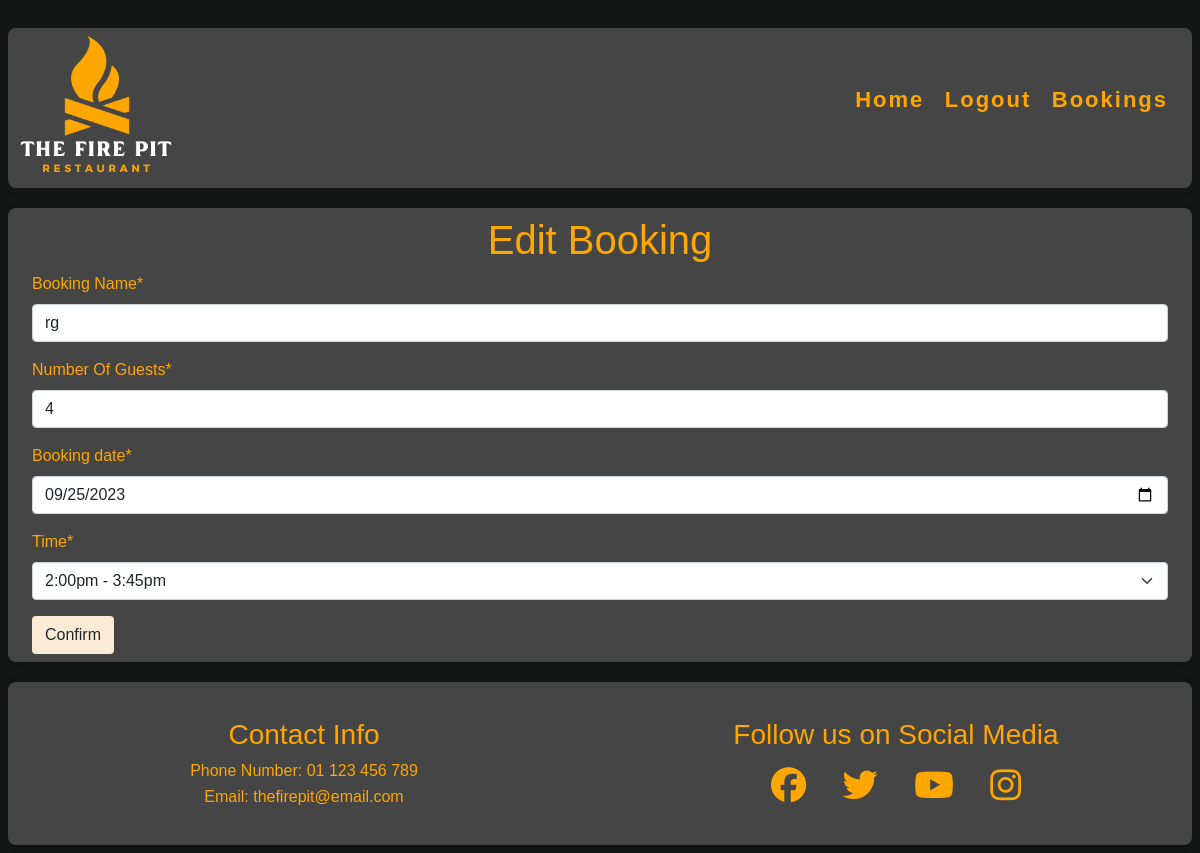
The page /booking/edit_booking/11 (signed in) on the database its author committed.
### booking/models.py (models this page shows, shortened)
class Booking(models.Model):
    customer = models.ForeignKey(
        User, on_delete=models.CASCADE, related_name="customer")
    booking_name = models.CharField(max_length=25)
    tables_needed_small = models.IntegerField(default=0)
    tables_needed_medium = models.IntegerField(default=0)
    tables_needed_large = models.IntegerField(default=0)
    guest_count = models.IntegerField(default=2)
    booking_date = models.DateField()
    booking_time = models.IntegerField(choices=TIME_SLOTS, default=1)
    class Meta:
        ordering = ['booking_date', 'booking_time']

### booking/views.py (the view, shortened to what this page needs)
# urls.py: path('edit_booking/<slug:pk>',
class edit_booking(LoginRequiredMixin, UserPassesTestMixin, UpdateView):
    form_class = BookingForm
    template_name = 'booking/edit_booking.html'
    success_url = "/"
    model = Booking
    def test_func(self):
        if self.request.user.is_staff:
            return True
        else:
            return self.request.user == self.get_object().customer

### booking/forms.py (shortened to what this page needs)
class BookingForm(forms.ModelForm):
    booking_date = forms.DateField(widget=forms.TextInput(attrs={'type': 'date'}),
                                   required=True)
    class Meta:
        model = Booking
        fields = [
            'booking_name', 'guest_count', 'booking_date', 'booking_time',
            ]
        labels = {
            'booking_name': 'Booking Name',
            'guest_count': 'Number Of Guests',
            'booking_date': 'Date',
            'booking_time': 'Time',
        }
    def __init__(self, *args, **kwargs):
        super().__init__(*args, **kwargs)
        self.fields['booking_date'].widget.attrs['class'] = 'datepicker'
        self.fields['booking_date'].widget.attrs['autocomplete'] = 'off'

### booking/templates/booking/edit_booking.html (shortened to what this page needs)
{% extends "base.html" %}
{% load static %}
{% load crispy_forms_tags %}
{% block content %}
<div class="m-3">
    <form method="POST" action="{% url 'edit_booking' booking.id %}" class="form mb-2 p-2 form-style" enctype="multipart/form-data">
        <h1 class="text-center">Edit Booking</h1>
        {{ form|crispy }}
        <button type="submit" class="btn button-style">Confirm</button>
    </form>
</div>
{% endblock %}

### static/css/style.css (style rules this page uses)
body { font-family: Nunito, sans-serif; font-weight: 300; background-color: #151616; color: #fea601; max-width: 1200px; padding: 8px; width: 100%; margin: auto; }
.btn { background-color: antiquewhite; }

### rows shown on the page
Booking: booking_name "rg", guest_count "4", booking_date "09/25/2023", booking_time "2:00pm - 3:45pm"
